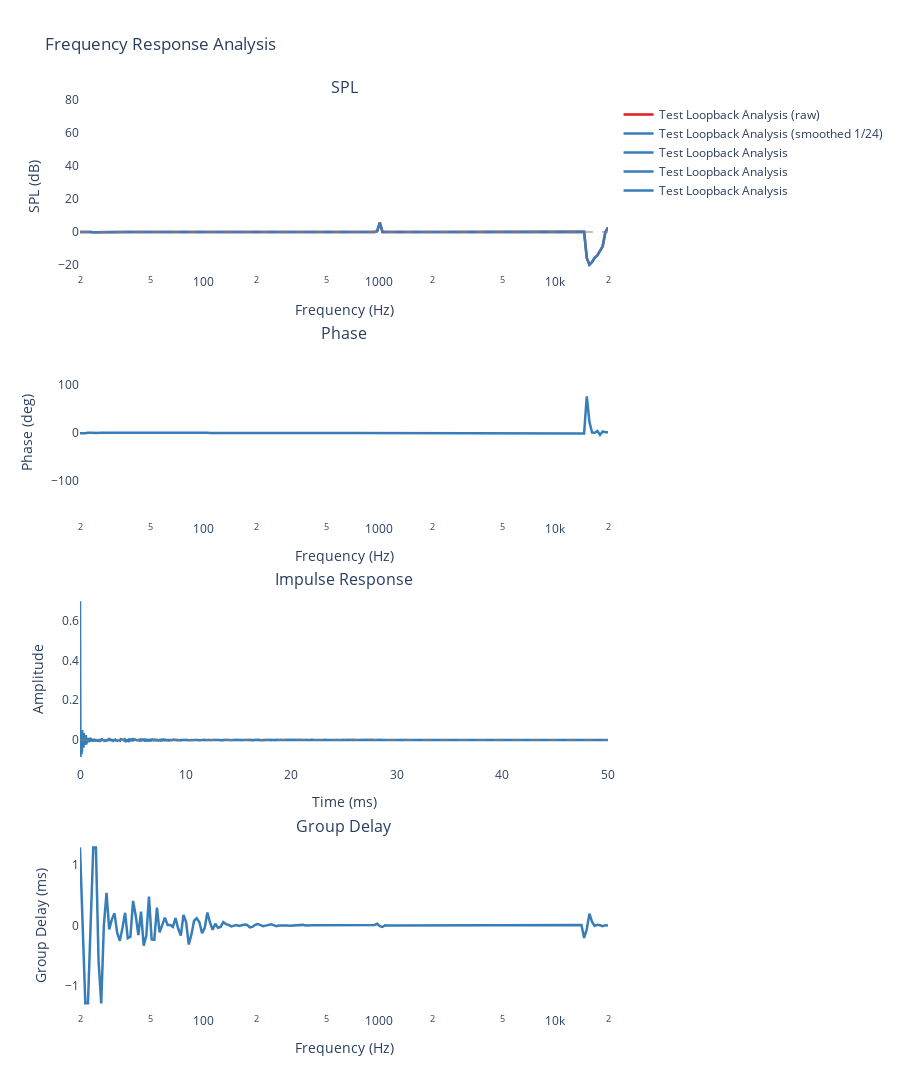

The notebook cell this image was saved under:
### Code cell
icolor = 0
fig = {}
for i, csv_file in enumerate(sorted(glob.glob("*.csv"))):
    try:
        channel = csv_file[10:11]
        if channel not in fig:
            icolor = 0
            fig[channel] = make_subplots(
                rows=4, 
                cols=1, 
                subplot_titles=('SPL', 'Phase', 'Impulse Response', 'Group Delay'),
                specs=[
                    [{"secondary_y": False}], 
                    [{"secondary_y": False}],
                    [{"secondary_y": False}],
                    [{"secondary_y": False}]
                ],
                vertical_spacing=0.08
            )
        else:
            icolor += 1
        df = pd.read_csv(csv_file)
        if 'frequency_hz' not in df.columns or 'spl_db' not in df.columns:
            continue
        # Extract and clean data
        freq = df['frequency_hz'].values
        spl = df['spl_db'].values
        phase = df['phase_deg'].values
        valid = np.isfinite(freq) & np.isfinite(spl) & np.isfinite(phase)
        freq, spl, phase = freq[valid], spl[valid], phase[valid]
        
        # Apply smoothing
        octave = 24
        smoothed_freq, smoothed_spl = freq, spl # smooth_savgol_octave(freq, spl, 1.0/octave)
        
        # Compute impulse response
        time_ms, impulse = compute_impulse_response(freq, spl, phase)
        
        # Compute group delay
        gd_freq, group_delay = compute_group_delay(freq, phase)
        
        # Create nice name
        name = Path(csv_file).stem.replace('_', ' ').title()
        
        # Add SPL plot
        fig[channel].add_trace(go.Scatter(
            x=freq, 
            y=spl, 
            name='{} (raw)'.format(name), 
            line=dict(color=colors[icolor % len(colors)], width=2.5),
        ), row=1, col=1)
        icolor += 1
        fig[channel].add_trace(go.Scatter(
            x=smoothed_freq, 
            y=smoothed_spl, 
            name='{} (smoothed 1/{})'.format(name, octave), 
            line=dict(color=colors[icolor % len(colors)], width=2.5),
        ), row=1, col=1)
        
        # Add Phase plot
        fig[channel].add_trace(go.Scatter(
            x=freq, 
            y=phase, 
            name=name,
            line=dict(color=colors[icolor % len(colors)], width=2.5),
        ), row=2, col=1)
        
        # Add Impulse Response plot (show first 50ms)
        time_window = time_ms <= 50
        fig[channel].add_trace(go.Scatter(
            x=time_ms[time_window], 
            y=impulse[time_window], 
            name=name,
            line=dict(color=colors[icolor % len(colors)], width=2.5),
        ), row=3, col=1)
        
        # Add Group Delay plot
        # Filter out extreme values for better visualization
        gd_median = np.median(group_delay)
        gd_std = np.std(group_delay)
        gd_filtered = np.clip(group_delay, gd_median - 3*gd_std, gd_median + 3*gd_std)
        
        fig[channel].add_trace(go.Scatter(
            x=gd_freq, 
            y=gd_filtered, 
            name=name,
            line=dict(color=colors[icolor % len(colors)], width=2.5),
        ), row=4, col=1)

    except Exception as e:
        print(f"✗ {csv_file}: {e}")

for f in fig.values():   
    min_spl = 1000
    max_spl = -1000
    for t in f.data:
        if hasattr(t, 'y'):
            min_spl = min(min_spl, np.min(t.y))
            max_spl = max(max_spl, np.max(t.y))
    max_spl = 5*(int(max_spl) // 5)+5
    min_spl = 5*(int(min_spl) // 5)-5
    
    # Add reference lines
    f.add_hline(y=0, line_dash="dash", line_color="gray", opacity=0.5, row=1, col=1)
    f.add_hline(y=0, line_dash="dash", line_color="gray", opacity=0.5, row=3, col=1)
    
    # Update layout
    f.update_xaxes(title_text="Frequency (Hz)", type="log", range=[1+math.log10(2), 4+math.log10(2)], row=1, col=1)
    f.update_xaxes(title_text="Frequency (Hz)", type="log", range=[1+math.log10(2), 4+math.log10(2)], row=2, col=1)
    f.update_xaxes(title_text="Time (ms)", row=3, col=1)
    f.update_xaxes(title_text="Frequency (Hz)", type="log", range=[1+math.log10(2), 4+math.log10(2)], row=4, col=1)
    
    f.update_yaxes(title_text="SPL (dB)", range=[min_spl, max_spl], row=1, col=1)
    f.update_yaxes(title_text="Phase (deg)", range=[-180, 180], row=2, col=1)
    f.update_yaxes(title_text="Amplitude", row=3, col=1)
    f.update_yaxes(title_text="Group Delay (ms)", row=4, col=1)
    
    f.update_layout(
        title='Frequency Response Analysis',
        height=1400,
        showlegend=True,
        plot_bgcolor='white'
    )
    f.show()

### Figure 1 — Plotly figure (JSON) as saved in the notebook; plotly's stock layout.template omitted (floating-point values rounded to 4 significant figures; data arrays with more than 128 entries replaced by an {"elided": "..."} marker saying what was removed)
{"data": [{"line": {"color": "rgb(228,26,28)", "width": 2.5}, "name": "Test Loopback Analysis (raw)", "type": "scatter", "x": {"elided": "200 float values"}, "xaxis": "x", "y": {"elided": "200 float values"}, "yaxis": "y"}, {"line": {"color": "rgb(55,126,184)", "width": 2.5}, "name": "Test Loopback Analysis (smoothed 1/24)", "type": "scatter", "x": {"elided": "200 float values"}, "xaxis": "x", "y": {"elided": "200 float values"}, "yaxis": "y"}, {"line": {"color": "rgb(55,126,184)", "width": 2.5}, "name": "Test Loopback Analysis", "type": "scatter", "x": {"elided": "200 float values"}, "xaxis": "x2", "y": {"elided": "200 float values"}, "yaxis": "y2"}, {"line": {"color": "rgb(55,126,184)", "width": 2.5}, "name": "Test Loopback Analysis", "type": "scatter", "x": {"elided": "2401 float values"}, "xaxis": "x3", "y": {"elided": "2401 float values"}, "yaxis": "y3"}, {"line": {"color": "rgb(55,126,184)", "width": 2.5}, "name": "Test Loopback Analysis", "type": "scatter", "x": {"elided": "200 float values"}, "xaxis": "x4", "y": {"elided": "200 float values"}, "yaxis": "y4"}], "layout": {"annotations": [{"font": {"size": 16}, "showarrow": false, "text": "SPL", "x": 0.5, "xanchor": "center", "xref": "paper", "y": 1, "yanchor": "bottom", "yref": "paper"}, {"font": {"size": 16}, "showarrow": false, "text": "Phase", "x": 0.5, "xanchor": "center", "xref": "paper", "y": 0.73, "yanchor": "bottom", "yref": "paper"}, {"font": {"size": 16}, "showarrow": false, "text": "Impulse Response", "x": 0.5, "xanchor": "center", "xref": "paper", "y": 0.46, "yanchor": "bottom", "yref": "paper"}, {"font": {"size": 16}, "showarrow": false, "text": "Group Delay", "x": 0.5, "xanchor": "center", "xref": "paper", "y": 0.19, "yanchor": "bottom", "yref": "paper"}], "height": 1400, "plot_bgcolor": "white", "shapes": [{"line": {"color": "gray", "dash": "dash"}, "opacity": 0.5, "type": "line", "x0": 0, "x1": 1, "xref": "x domain", "y0": 0, "y1": 0, "yref": "y"}, {"line": {"color": "gray", "dash": "dash"}, "opacity": 0.5, "type": "line", "x0": 0, "x1": 1, "xref": "x3 domain", "y0": 0, "y1": 0, "yref": "y3"}], "showlegend": true, "title": {"text": "Frequency Response Analysis"}, "xaxis": {"anchor": "y", "domain": [0, 1], "range": [1.301, 4.301], "title": {"text": "Frequency (Hz)"}, "type": "log"}, "xaxis2": {"anchor": "y2", "domain": [0, 1], "range": [1.301, 4.301], "title": {"text": "Frequency (Hz)"}, "type": "log"}, "xaxis3": {"anchor": "y3", "domain": [0, 1], "title": {"text": "Time (ms)"}}, "xaxis4": {"anchor": "y4", "domain": [0, 1], "range": [1.301, 4.301], "title": {"text": "Frequency (Hz)"}, "type": "log"}, "yaxis": {"anchor": "x", "domain": [0.81, 1], "range": [-25, 80], "title": {"text": "SPL (dB)"}}, "yaxis2": {"anchor": "x2", "domain": [0.54, 0.73], "range": [-180, 180], "title": {"text": "Phase (deg)"}}, "yaxis3": {"anchor": "x3", "domain": [0.27, 0.46], "title": {"text": "Amplitude"}}, "yaxis4": {"anchor": "x4", "domain": [0, 0.19], "title": {"text": "Group Delay (ms)"}}}}
